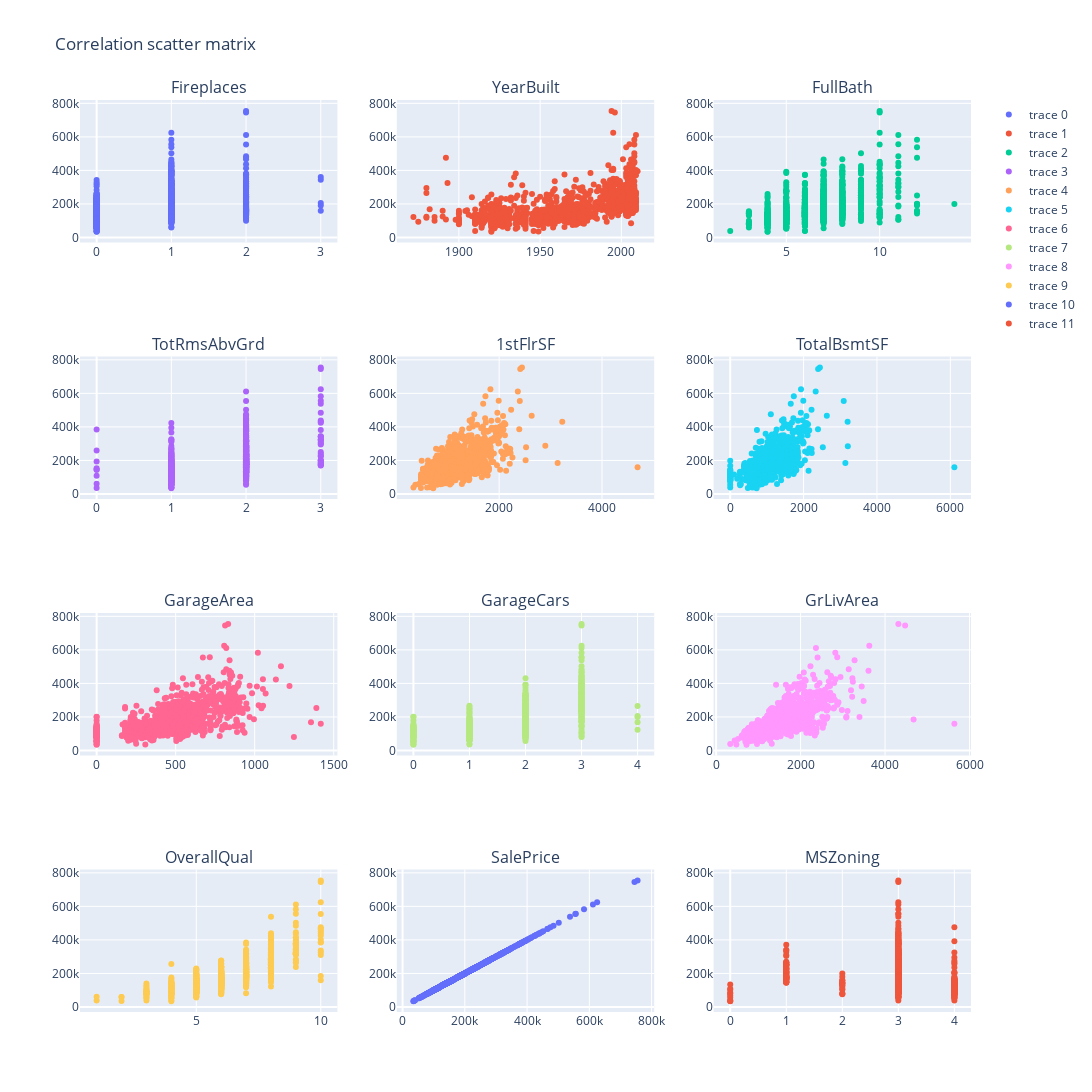

Here is the notebook cell this chart was saved with:
### Code cell
fig4 = make_subplots(rows=4, cols=3,subplot_titles=("Fireplaces","YearBuilt","FullBath","TotRmsAbvGrd","1stFlrSF","TotalBsmtSF","GarageArea","GarageCars","GrLivArea","OverallQual","SalePrice","MSZoning" ))
cont = 0
for i in range (4):
    for j in range (3):
        fig4.add_trace(
            go.Scatter(x=data_le.iloc[:,cont], y=data_le["SalePrice"],mode="markers"),
            row=i+1, col=j+1
        )
        cont+=1

fig4.update_layout(height=1200, width=1100, title_text="Correlation scatter matrix")
fig4.show()
corr_map_le

### Figure 1 — Plotly figure (JSON) as saved in the notebook; plotly's stock layout.template omitted (floating-point values rounded to 4 significant figures; data arrays with more than 128 entries replaced by an {"elided": "..."} marker saying what was removed)
{"data": [{"mode": "markers", "type": "scatter", "x": {"elided": "1460 int values"}, "xaxis": "x", "y": {"elided": "1460 int values"}, "yaxis": "y"}, {"mode": "markers", "type": "scatter", "x": {"elided": "1460 int values"}, "xaxis": "x2", "y": {"elided": "1460 int values"}, "yaxis": "y2"}, {"mode": "markers", "type": "scatter", "x": {"elided": "1460 int values"}, "xaxis": "x3", "y": {"elided": "1460 int values"}, "yaxis": "y3"}, {"mode": "markers", "type": "scatter", "x": {"elided": "1460 int values"}, "xaxis": "x4", "y": {"elided": "1460 int values"}, "yaxis": "y4"}, {"mode": "markers", "type": "scatter", "x": {"elided": "1460 int values"}, "xaxis": "x5", "y": {"elided": "1460 int values"}, "yaxis": "y5"}, {"mode": "markers", "type": "scatter", "x": {"elided": "1460 int values"}, "xaxis": "x6", "y": {"elided": "1460 int values"}, "yaxis": "y6"}, {"mode": "markers", "type": "scatter", "x": {"elided": "1460 int values"}, "xaxis": "x7", "y": {"elided": "1460 int values"}, "yaxis": "y7"}, {"mode": "markers", "type": "scatter", "x": {"elided": "1460 int values"}, "xaxis": "x8", "y": {"elided": "1460 int values"}, "yaxis": "y8"}, {"mode": "markers", "type": "scatter", "x": {"elided": "1460 int values"}, "xaxis": "x9", "y": {"elided": "1460 int values"}, "yaxis": "y9"}, {"mode": "markers", "type": "scatter", "x": {"elided": "1460 int values"}, "xaxis": "x10", "y": {"elided": "1460 int values"}, "yaxis": "y10"}, {"mode": "markers", "type": "scatter", "x": {"elided": "1460 int values"}, "xaxis": "x11", "y": {"elided": "1460 int values"}, "yaxis": "y11"}, {"mode": "markers", "type": "scatter", "x": {"elided": "1460 int values"}, "xaxis": "x12", "y": {"elided": "1460 int values"}, "yaxis": "y12"}], "layout": {"annotations": [{"font": {"size": 16}, "showarrow": false, "text": "Fireplaces", "x": 0.1444, "xanchor": "center", "xref": "paper", "y": 1, "yanchor": "bottom", "yref": "paper"}, {"font": {"size": 16}, "showarrow": false, "text": "YearBuilt", "x": 0.5, "xanchor": "center", "xref": "paper", "y": 1, "yanchor": "bottom", "yref": "paper"}, {"font": {"size": 16}, "showarrow": false, "text": "FullBath", "x": 0.8556, "xanchor": "center", "xref": "paper", "y": 1, "yanchor": "bottom", "yref": "paper"}, {"font": {"size": 16}, "showarrow": false, "text": "TotRmsAbvGrd", "x": 0.1444, "xanchor": "center", "xref": "paper", "y": 0.7188, "yanchor": "bottom", "yref": "paper"}, {"font": {"size": 16}, "showarrow": false, "text": "1stFlrSF", "x": 0.5, "xanchor": "center", "xref": "paper", "y": 0.7188, "yanchor": "bottom", "yref": "paper"}, {"font": {"size": 16}, "showarrow": false, "text": "TotalBsmtSF", "x": 0.8556, "xanchor": "center", "xref": "paper", "y": 0.7188, "yanchor": "bottom", "yref": "paper"}, {"font": {"size": 16}, "showarrow": false, "text": "GarageArea", "x": 0.1444, "xanchor": "center", "xref": "paper", "y": 0.4375, "yanchor": "bottom", "yref": "paper"}, {"font": {"size": 16}, "showarrow": false, "text": "GarageCars", "x": 0.5, "xanchor": "center", "xref": "paper", "y": 0.4375, "yanchor": "bottom", "yref": "paper"}, {"font": {"size": 16}, "showarrow": false, "text": "GrLivArea", "x": 0.8556, "xanchor": "center", "xref": "paper", "y": 0.4375, "yanchor": "bottom", "yref": "paper"}, {"font": {"size": 16}, "showarrow": false, "text": "OverallQual", "x": 0.1444, "xanchor": "center", "xref": "paper", "y": 0.1562, "yanchor": "bottom", "yref": "paper"}, {"font": {"size": 16}, "showarrow": false, "text": "SalePrice", "x": 0.5, "xanchor": "center", "xref": "paper", "y": 0.1562, "yanchor": "bottom", "yref": "paper"}, {"font": {"size": 16}, "showarrow": false, "text": "MSZoning", "x": 0.8556, "xanchor": "center", "xref": "paper", "y": 0.1562, "yanchor": "bottom", "yref": "paper"}], "height": 1200, "title": {"text": "Correlation scatter matrix"}, "width": 1100, "xaxis": {"anchor": "y", "domain": [0, 0.2889]}, "xaxis10": {"anchor": "y10", "domain": [0, 0.2889]}, "xaxis11": {"anchor": "y11", "domain": [0.3556, 0.6444]}, "xaxis12": {"anchor": "y12", "domain": [0.7111, 1]}, "xaxis2": {"anchor": "y2", "domain": [0.3556, 0.6444]}, "xaxis3": {"anchor": "y3", "domain": [0.7111, 1]}, "xaxis4": {"anchor": "y4", "domain": [0, 0.2889]}, "xaxis5": {"anchor": "y5", "domain": [0.3556, 0.6444]}, "xaxis6": {"anchor": "y6", "domain": [0.7111, 1]}, "xaxis7": {"anchor": "y7", "domain": [0, 0.2889]}, "xaxis8": {"anchor": "y8", "domain": [0.3556, 0.6444]}, "xaxis9": {"anchor": "y9", "domain": [0.7111, 1]}, "yaxis": {"anchor": "x", "domain": [0.8438, 1]}, "yaxis10": {"anchor": "x10", "domain": [0, 0.1562]}, "yaxis11": {"anchor": "x11", "domain": [0, 0.1562]}, "yaxis12": {"anchor": "x12", "domain": [0, 0.1562]}, "yaxis2": {"anchor": "x2", "domain": [0.8438, 1]}, "yaxis3": {"anchor": "x3", "domain": [0.8438, 1]}, "yaxis4": {"anchor": "x4", "domain": [0.5625, 0.7188]}, "yaxis5": {"anchor": "x5", "domain": [0.5625, 0.7188]}, "yaxis6": {"anchor": "x6", "domain": [0.5625, 0.7188]}, "yaxis7": {"anchor": "x7", "domain": [0.2812, 0.4375]}, "yaxis8": {"anchor": "x8", "domain": [0.2812, 0.4375]}, "yaxis9": {"anchor": "x9", "domain": [0.2812, 0.4375]}}}
